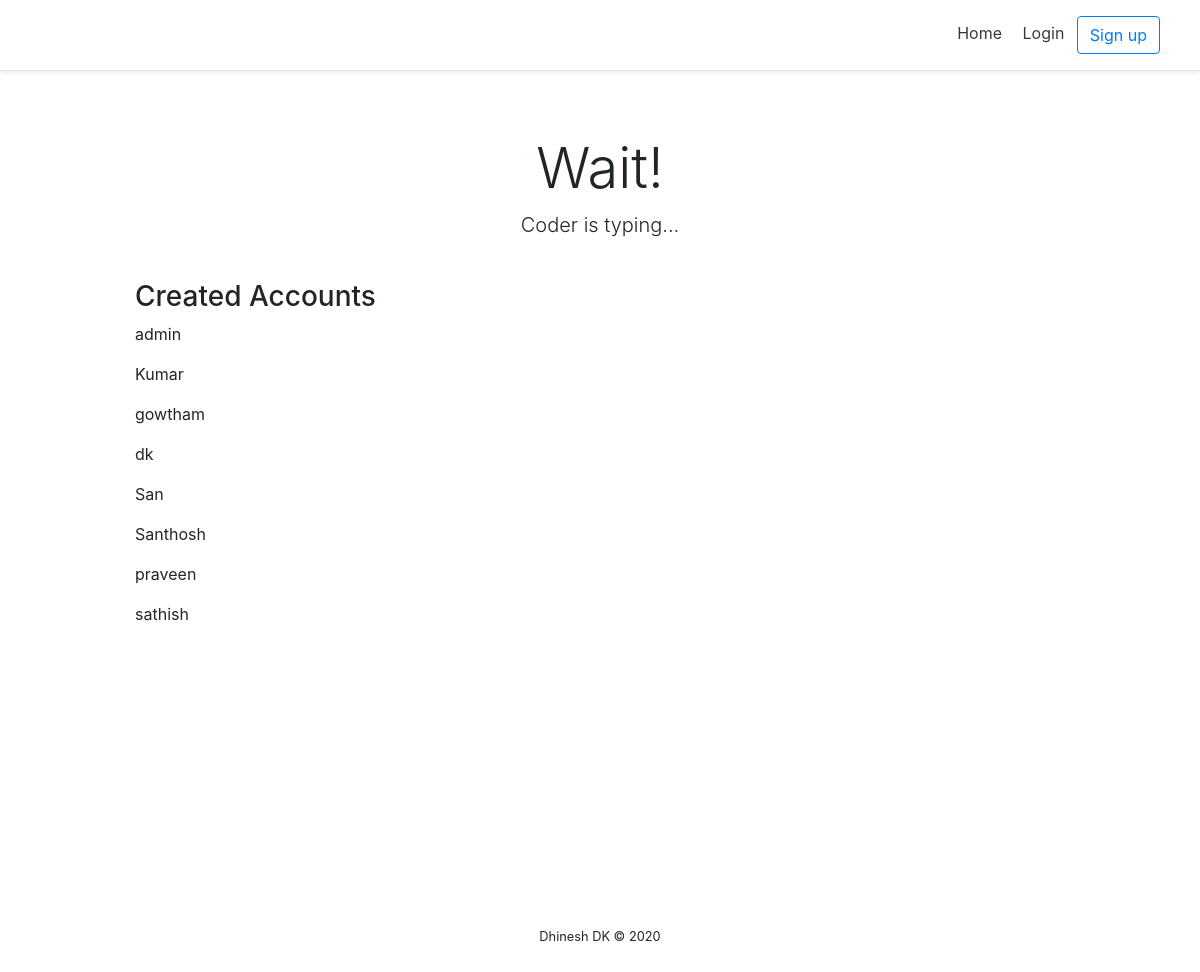
The app's page /, older data.
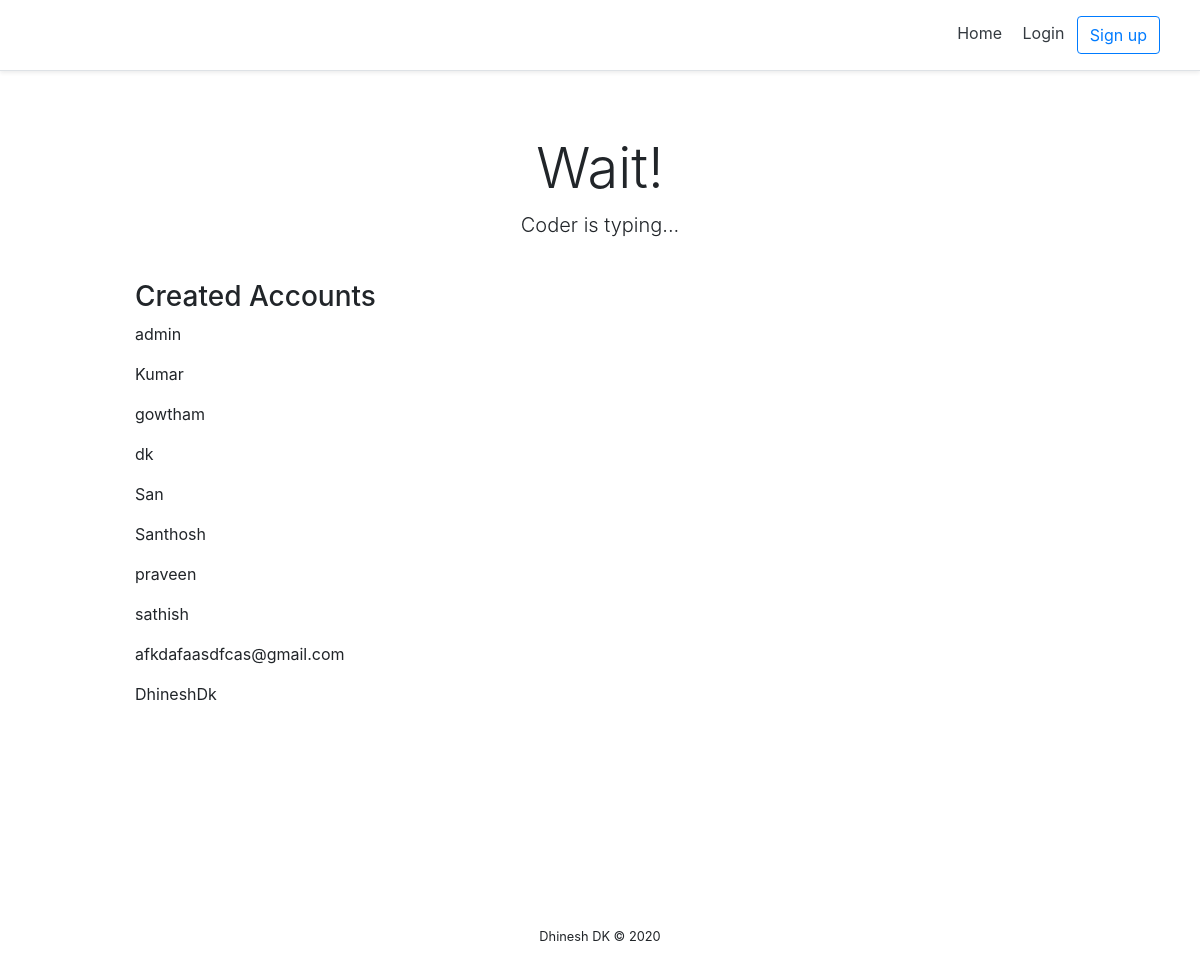
The same page, newer data.
### accounts/models.py (models this page shows, shortened)
class Account(AbstractBaseUser):
    username=                   models.CharField(max_length=30, unique=True)
    date_joined=                models.DateTimeField(verbose_name='date joined', auto_now_add=True)
    last_login=                 models.DateTimeField(verbose_name='last login', auto_now=True)
    is_admin=                   models.BooleanField(default=False)
    is_active=                  models.BooleanField(default=True)
    is_staff=                   models.BooleanField(default=False)
    is_superuser=               models.BooleanField(default=False)
    USERNAME_FIELD='username'
    objects= MyAccountManager()
    def __str__(self):
        return self.username

### homepage/views.py (the view)
# urls.py: path('', home_screen , name="home"),
def home_screen(request):
    context={}
    accounts= Account.objects.all()
    context['accounts']=accounts
    return render(request, "home/home.html",context)

### homepage/templates/home/home.html (shortened to what this page needs)
{% extends 'base.html' %}
{% block content %}
<div class="pricing-header px-3 py-3 pt-md-5 pb-md-4 mx-auto text-center">
    <h1 class="display-4">Wait!</h1>
    <p class="lead">Coder is typing...</p>
</div>
<div class="container">
    <div class="d-flex flex-column">
        <h3>Created Accounts</h3>
        {% for account in accounts %}
        <p>{{account}}</p>
        {% endfor %}
    </div>
</div>
{% endblock content %}

### templates/base.html (shortened to what this page needs)
<!DOCTYPE html>
<html lang="en">
<head>
    <head>
        {% include 'snippets/header.html' %}
    </head>
</head>
<body>
    <div class="main">
        {% block content %}
        {% endblock content %}
    </div>
    {% include 'snippets/footer.html' %}
</body>
</html>

### templates/snippets/header.html (shortened to what this page needs)
<link rel="stylesheet" href="https://stackpath.bootstrapcdn.com/bootstrap/4.5.2/css/bootstrap.min.css"
>
<div class="d-flex flex-column flex-md-row align-items-center p-3 px-md-4 mb-3 bg-white border-bottom shadow-sm">
    <nav class="my-2 my-md-0 mr-md-3">
        {% if request.user.is_authenticated %}
        <a class="p-2 text-dark" href="{% url 'home' %}">Home</a>
        <a class="p-2 text-dark" href="{% url 'account' %}">Account</a>
        <a class="p-2 text-dark" href="{% url 'logout' %}">Logout</a>
        {% else %}
        <a class="p-2 text-dark" href="{% url 'home' %}">Home</a>
        <a class="p-2 text-dark" href="{% url 'login' %}">Login</a>
        <a class="btn btn-outline-primary" href="{% url 'register' %}">Sign up</a>
        {% endif %}
    </nav>
</div>

### templates/snippets/footer.html (shortened to what this page needs)
<div class="d-flex flex-row align-items-center footer">
    <small class="m-auto">Dhinesh DK © 2020 </small>
</div>

### templates/snippets/header.html (style rules this page uses)
@media (min-width: 768px) { html { font-size: 16px; } }
.container { max-width: 960px; }
.pricing-header { max-width: 700px; }

### templates/base.html (style rules this page uses)
.main { min-height: 100vh; height: 100%; }

### templates/snippets/footer.html (style rules this page uses)
.footer { min-height: 100px; }

Row changes from the older to the newer data that the page shows:
added Account: username "afkdafaasdfcas@gmail.com"
added Account: username "DhineshDk"
